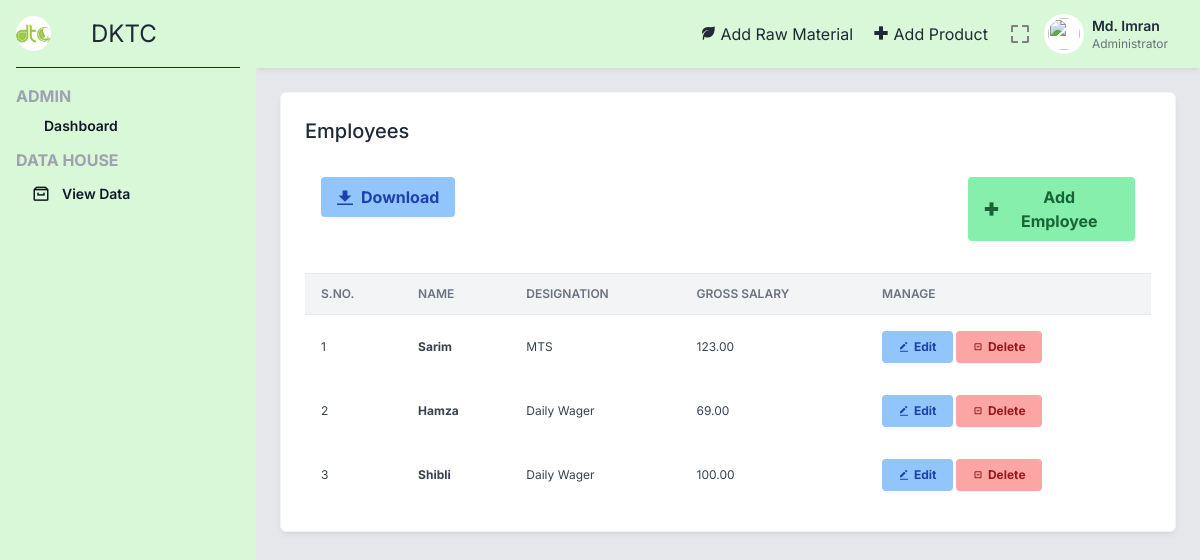
The app's page /employee.php (signed in) with its own data.
### tables this page shows
CREATE TABLE `employee` (
  `_id` int(11) NOT NULL,
  `name` varchar(100) NOT NULL,
  `desig` varchar(100) NOT NULL,
  `gross_salary` float(10,2) NOT NULL
);

### employee.php (the view, shortened to what this page needs)
<?php include 'includes/_topbar.php' ?>
<div class="p-6">
    <div class="grid grid-cols-1 lg:grid-cols-3 gap-6 mb-6">
        <div class="bg-white border border-gray-100 shadow-md shadow-black/5 p-6 rounded-md lg:col-span-3">
            <div class="flex justify-between mb-4 items-start">
                <div class="font-medium">
                    <h2 class="text-xl">
                        Employees
                    </h2>
                </div>
            </div>
            <div class="grid grid-cols-1 md:grid-cols-2 lg:grid-cols-4 gap-4 mb-4">
                <div class=" p-4">
                    <button class="bg-blue-300 hover:bg-blue-400 text-blue-800 font-bold py-2 px-4 rounded inline-flex items-center">
                        <svg class="fill-current w-4 h-4 mr-2" xmlns="http://www.w3.org/2000/svg" viewBox="0 0 20 20">
                            <path d="M13 8V2H7v6H2l8 8 8-8h-5zM0 18h20v2H0v-2z" />
                        </svg>
                        <span>Download</span>
                    </button>
                </div>
                <div class=" p-4 col-start-4">
                    <a href="addEmp.php">
                        <button class="bg-green-300 hover:bg-green-400 text-green-800 font-bold py-2 px-4 rounded inline-flex items-center">
                            <i class='bx bx-plus-medical'></i>
                            <span class="mx-1">Add Employee</span>
                        </button>
                    </a>
                </div>
            </div>
            <div>
                <table class="items-center w-full bg-transparent border-collapse">
                    <thead>
                        <tr>
                            <th class="px-4 bg-gray-100 dark:bg-gray-600 text-gray-500 dark:text-gray-100 align-middle border border-solid border-gray-200 dark:border-gray-500 py-3 text-xs uppercase border-l-0 border-r-0 whitespace-nowrap font-semibold text-left">S.No.</th>
                            <th class="px-4 bg-gray-100 dark:bg-gray-600 text-gray-500 dark:text-gray-100 align-middle border border-solid border-gray-200 dark:border-gray-500 py-3 text-xs uppercase border-l-0 border-r-0 whitespace-nowrap font-semibold text-left">Name</th>
                            <th class="px-4 bg-gray-100 dark:bg-gray-600 text-gray-500 dark:text-gray-100 align-middle border border-solid border-gray-200 dark:border-gray-500 py-3 text-xs uppercase border-l-0 border-r-0 whitespace-nowrap font-semibold text-left min-w-140-px">Designation</th>
                            <th class="px-4 bg-gray-100 dark:bg-gray-600 text-gray-500 dark:text-gray-100 align-middle border border-solid border-gray-200 dark:border-gray-500 py-3 text-xs uppercase border-l-0 border-r-0 whitespace-nowrap font-semibold text-left min-w-140-px">Gross Salary</th>
                            <th class="px-4 bg-gray-100 dark:bg-gray-600 text-gray-500 dark:text-gray-100 align-middle border border-solid border-gray-200 dark:border-gray-500 py-3 text-xs uppercase border-l-0 border-r-0 whitespace-nowrap font-semibold text-left min-w-140-px">Manage</th>
                        </tr>
                    </thead>
                    <tbody>
                        <?php
                        $sql = "SELECT * FROM `employee`";
                        $result = mysqli_query($conn, $sql);
                        $sno = 0;
                        while ($row = mysqli_fetch_assoc($result)) {
                            $idEmp = $row['_id'];
                            $sno += 1;
                            echo "<tr class='text-gray-700 dark:text-gray-100'>
                                <td class='border-t-0 px-4 align-middle border-l-0 border-r-0 text-xs whitespace-nowrap p-4'>" . $sno . "</td>
                                <th class='border-t-0 px-4 align-middle border-l-0 border-r-0 text-xs whitespace-nowrap p-4 text-left'>" . $row['name'] . "</th>
                                <td class='border-t-0 px-4 align-middle border-l-0 border-r-0 text-xs whitespace-nowrap p-4'>
                                    " . $row['desig'] . "
                                </td>
                                <td class='border-t-0 px-4 align-middle border-l-0 border-r-0 text-xs whitespace-nowrap p-4'>
                                    " . $row['gross_salary'] . "
                                </td>
                                <td class='border-t-0 px-4 align-middle border-l-0 border-r-0 text-xs whitespace-nowrap p-4'>
                                    <a href='editEmp.php?id=" . $idEmp . "'>
                                        <button id=" . $row['_id'] . " class='edit bg-blue-300 hover:bg-blue-400 text-blue-800 font-bold py-2 px-4 rounded inline-flex items-center'>
                                            <i class='bx bxs-edit-alt'></i>
                                            <span class='ml-1'>Edit</span>
                                        </button>
                                    </a>
                                    <a href='delEmp.php?id=" . $idEmp . "'>
                                        <button id=" . $row['_id'] . " class='delete bg-red-300 hover:bg-red-400 text-red-800 font-bold py-2 px-4 rounded inline-flex items-center' onclick='sureDel()'>
                                            <i class='bx bx-checkbox-minus'></i>
                                            <span class='ml-1'>Delete</span>
                                        </button>
                                    </a>
                                </td>
                            </tr>";
                        }
                        ?>
                    </tbody>
                </table>
            </div>
        </div>
    </div>
</div>
<?php include 'includes/_bottombar.php' ?>

### includes/_topbar.php (style rules this page uses)
html { line-height: 1.5; -webkit-text-size-adjust: 100%; -moz-tab-size: 4; -o-tab-size: 4; tab-size: 4; font-family: ui-sans-serif, system-ui, -apple-system, BlinkMacSystemFont, "Segoe UI", Roboto, "Helvetica Neue", Arial, "Noto Sans", sans-serif, "Apple Color Emoji", "Segoe UI Emoji", "Segoe UI Symbol", "Noto Color Emoji"; font-feature-settings: normal; font-variation-settings: normal; }
body { margin: 0; line-height: inherit; }
h1, h2, h3, h4, h5, h6 { font-size: inherit; font-weight: inherit; }
a { color: inherit; text-decoration: inherit; }
table { text-indent: 0; border-color: inherit; border-collapse: collapse; }
button, input, optgroup, select, textarea { font-family: inherit; font-feature-settings: inherit; font-variation-settings: inherit; font-size: 100%; font-weight: inherit; line-height: inherit; color: inherit; margin: 0; padding: 0; }
button, select { text-transform: none; }
button, [type='button'], [type='reset'], [type='submit'] { -webkit-appearance: button; background-color: transparent; background-image: none; }
blockquote, dl, dd, h1, h2, h3, h4, h5, h6, hr, figure, p, pre { margin: 0; }
button, [role="button"] { cursor: pointer; }
img, svg, video, canvas, audio, iframe, embed, object { display: block; vertical-align: middle; }
.mb-4 { margin-bottom: 1rem; }
.mb-6 { margin-bottom: 1.5rem; }
.ml-1 { margin-left: 0.25rem; }
.mr-2 { margin-right: 0.5rem; }
.flex { display: flex; }
.grid { display: grid; }
.h-4 { height: 1rem; }
.w-full { width: 100%; }
.grid-cols-1 { grid-template-columns: repeat(1, minmax(0, 1fr)); }
.items-start { align-items: flex-start; }
.items-center { align-items: center; }
.justify-between { justify-content: space-between; }
.gap-4 { gap: 1rem; }
.gap-6 { gap: 1.5rem; }
.rounded { border-radius: 0.25rem; }
.rounded-md { border-radius: 0.375rem; }
.border { border-width: 1px; }
.border-gray-100 { --tw-border-opacity: 1; border-color: rgb(243 244 246 / var(--tw-border-opacity)); }
.border-gray-200 { --tw-border-opacity: 1; border-color: rgb(229 231 235 / var(--tw-border-opacity)); }
.bg-gray-100 { --tw-bg-opacity: 1; background-color: rgb(243 244 246 / var(--tw-bg-opacity)); }
.bg-white { --tw-bg-opacity: 1; background-color: rgb(255 255 255 / var(--tw-bg-opacity)); }
.p-4 { padding: 1rem; }
.p-6 { padding: 1.5rem; }
.px-4 { padding-left: 1rem; padding-right: 1rem; }
.py-2 { padding-top: 0.5rem; padding-bottom: 0.5rem; }
.text-left { text-align: left; }
.align-middle { vertical-align: middle; }
.font-inter { font-family: 'Inter', sans-serif; }
.text-xl { font-size: 1.25rem; line-height: 1.75rem; }
.font-bold { font-weight: 700; }
.font-medium { font-weight: 500; }
.font-semibold { font-weight: 600; }
.uppercase { text-transform: uppercase; }
.text-gray-800 { --tw-text-opacity: 1; color: rgb(31 41 55 / var(--tw-text-opacity)); }
.shadow-md { --tw-shadow: 0 4px 6px -1px rgb(0 0 0 / 0.1), 0 2px 4px -2px rgb(0 0 0 / 0.1); --tw-shadow-colored: 0 4px 6px -1px var(--tw-shadow-color), 0 2px 4px -2px var(--tw-shadow-color); box-shadow: var(--tw-ring-offset-shadow, 0 0 #0000), var(--tw-ring-shadow, 0 0 #0000), var(--tw-shadow); }
.shadow-black\/5 { --tw-shadow-color: rgb(0 0 0 / 0.05); --tw-shadow: var(--tw-shadow-colored); }
@media (min-width: 768px) { .md\:grid-cols-2 { grid-template-columns: repeat(2, minmax(0, 1fr)); } }
@media (min-width: 1024px) { .lg\:grid-cols-3 { grid-template-columns: repeat(3, minmax(0, 1fr)); } }

### records on screen
employee: name "Sarim", desig "MTS", gross_salary "123.00"
employee: name "Hamza", desig "Daily Wager", gross_salary "69.00"
employee: name "Shibli", desig "Daily Wager", gross_salary "100.00"
